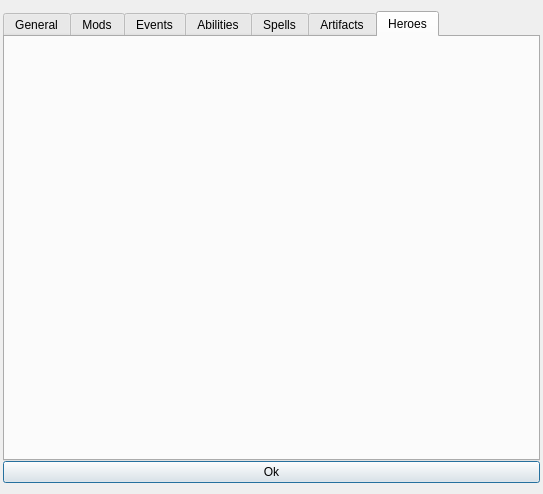
<?xml version="1.0" encoding="UTF-8"?>
<ui version="4.0">
 <class>MapSettings</class>
 <widget class="QDialog" name="MapSettings">
  <property name="windowModality">
   <enum>Qt::WindowModality::ApplicationModal</enum>
  </property>
  <property name="geometry">
   <rect>
    <x>0</x>
    <y>0</y>
    <width>543</width>
    <height>494</height>
   </rect>
  </property>
  <property name="sizePolicy">
   <sizepolicy hsizetype="MinimumExpanding" vsizetype="MinimumExpanding">
    <horstretch>0</horstretch>
    <verstretch>0</verstretch>
   </sizepolicy>
  </property>
  <property name="windowTitle">
   <string>Map settings</string>
  </property>
  <layout class="QVBoxLayout" name="verticalLayout_16">
   <property name="spacing">
    <number>0</number>
   </property>
   <property name="leftMargin">
    <number>3</number>
   </property>
   <property name="rightMargin">
    <number>3</number>
   </property>
   <item>
    <widget class="QTabWidget" name="tabWidget">
     <property name="currentIndex">
      <number>6</number>
     </property>
     <widget class="QWidget" name="tab">
      <attribute name="title">
       <string>General</string>
      </attribute>
      <layout class="QVBoxLayout" name="verticalLayout">
       <property name="leftMargin">
        <number>12</number>
       </property>
       <property name="rightMargin">
        <number>12</number>
       </property>
       <property name="bottomMargin">
        <number>3</number>
       </property>
       <item>
        <widget class="GeneralSettings" name="general" native="true"/>
       </item>
      </layout>
     </widget>
     <widget class="QWidget" name="tab_9">
      <attribute name="title">
       <string>Mods</string>
      </attribute>
      <layout class="QVBoxLayout" name="verticalLayout_8">
       <property name="leftMargin">
        <number>12</number>
       </property>
       <property name="rightMargin">
        <number>12</number>
       </property>
       <property name="bottomMargin">
        <number>3</number>
       </property>
       <item>
        <widget class="ModSettings" name="mods" native="true"/>
       </item>
      </layout>
     </widget>
     <widget class="QWidget" name="tab_6">
      <attribute name="title">
       <string>Events</string>
      </attribute>
      <layout class="QVBoxLayout" name="verticalLayout_6">
       <property name="leftMargin">
        <number>0</number>
       </property>
       <property name="rightMargin">
        <number>0</number>
       </property>
       <property name="bottomMargin">
        <number>0</number>
       </property>
       <item>
        <widget class="QTabWidget" name="tabWidget_2">
         <property name="currentIndex">
          <number>0</number>
         </property>
         <widget class="QWidget" name="tab_7">
          <attribute name="title">
           <string>Victory</string>
          </attribute>
          <layout class="QVBoxLayout" name="verticalLayout_7">
           <property name="leftMargin">
            <number>12</number>
           </property>
           <property name="rightMargin">
            <number>12</number>
           </property>
           <property name="bottomMargin">
            <number>12</number>
           </property>
           <item>
            <widget class="VictoryConditions" name="victory" native="true"/>
           </item>
          </layout>
         </widget>
         <widget class="QWidget" name="tab_8">
          <attribute name="title">
           <string>Loss</string>
          </attribute>
          <layout class="QVBoxLayout" name="verticalLayout_10">
           <property name="leftMargin">
            <number>12</number>
           </property>
           <property name="rightMargin">
            <number>12</number>
           </property>
           <property name="bottomMargin">
            <number>12</number>
           </property>
           <item>
            <widget class="LoseConditions" name="lose" native="true"/>
           </item>
          </layout>
         </widget>
         <widget class="QWidget" name="tab_10">
          <attribute name="title">
           <string>Timed</string>
          </attribute>
          <layout class="QVBoxLayout" name="verticalLayout_15">
           <property name="leftMargin">
            <number>12</number>
           </property>
           <property name="rightMargin">
            <number>12</number>
           </property>
           <property name="bottomMargin">
            <number>12</number>
           </property>
           <item>
            <widget class="EventSettings" name="events" native="true"/>
           </item>
          </layout>
         </widget>
         <widget class="QWidget" name="tab_11">
          <attribute name="title">
           <string>Rumors</string>
          </attribute>
          <layout class="QVBoxLayout" name="verticalLayout_9">
           <property name="leftMargin">
            <number>12</number>
           </property>
           <property name="rightMargin">
            <number>12</number>
           </property>
           <property name="bottomMargin">
            <number>12</number>
           </property>
           <item>
            <widget class="RumorSettings" name="rumors" native="true"/>
           </item>
          </layout>
         </widget>
        </widget>
       </item>
      </layout>
     </widget>
     <widget class="QWidget" name="tab_2">
      <attribute name="title">
       <string>Abilities</string>
      </attribute>
      <layout class="QVBoxLayout" name="verticalLayout_2">
       <property name="leftMargin">
        <number>12</number>
       </property>
       <property name="rightMargin">
        <number>12</number>
       </property>
       <property name="bottomMargin">
        <number>12</number>
       </property>
       <item>
        <widget class="QListWidget" name="listAbilities">
         <property name="horizontalScrollMode">
          <enum>QAbstractItemView::ScrollMode::ScrollPerItem</enum>
         </property>
         <property name="isWrapping" stdset="0">
          <bool>true</bool>
         </property>
         <property name="resizeMode">
          <enum>QListView::ResizeMode::Adjust</enum>
         </property>
         <property name="layoutMode">
          <enum>QListView::LayoutMode::Batched</enum>
         </property>
         <property name="batchSize">
          <number>30</number>
         </property>
        </widget>
       </item>
      </layout>
     </widget>
     <widget class="QWidget" name="tab_3">
      <attribute name="title">
       <string>Spells</string>
      </attribute>
      <layout class="QVBoxLayout" name="verticalLayout_3">
       <property name="leftMargin">
        <number>12</number>
       </property>
       <property name="rightMargin">
        <number>12</number>
       </property>
       <property name="bottomMargin">
        <number>12</number>
       </property>
       <item>
        <widget class="QListWidget" name="listSpells">
         <property name="editTriggers">
          <set>QAbstractItemView::EditTrigger::NoEditTriggers</set>
         </property>
         <property name="horizontalScrollMode">
          <enum>QAbstractItemView::ScrollMode::ScrollPerItem</enum>
         </property>
         <property name="isWrapping" stdset="0">
          <bool>true</bool>
         </property>
         <property name="layoutMode">
          <enum>QListView::LayoutMode::Batched</enum>
         </property>
         <property name="batchSize">
          <number>30</number>
         </property>
        </widget>
       </item>
      </layout>
     </widget>
     <widget class="QWidget" name="tab_4">
      <attribute name="title">
       <string>Artifacts</string>
      </attribute>
      <layout class="QVBoxLayout" name="verticalLayout_4">
       <property name="leftMargin">
        <number>12</number>
       </property>
       <property name="rightMargin">
        <number>12</number>
       </property>
       <property name="bottomMargin">
        <number>12</number>
       </property>
       <item>
        <widget class="QListWidget" name="listArts">
         <property name="editTriggers">
          <set>QAbstractItemView::EditTrigger::NoEditTriggers</set>
         </property>
         <property name="horizontalScrollMode">
          <enum>QAbstractItemView::ScrollMode::ScrollPerItem</enum>
         </property>
         <property name="isWrapping" stdset="0">
          <bool>true</bool>
         </property>
         <property name="layoutMode">
          <enum>QListView::LayoutMode::Batched</enum>
         </property>
         <property name="batchSize">
          <number>30</number>
         </property>
        </widget>
       </item>
      </layout>
     </widget>
     <widget class="QWidget" name="tab_5">
      <attribute name="title">
       <string>Heroes</string>
      </attribute>
      <layout class="QVBoxLayout" name="verticalLayout_5">
       <property name="leftMargin">
        <number>12</number>
       </property>
       <property name="rightMargin">
        <number>12</number>
       </property>
       <property name="bottomMargin">
        <number>12</number>
       </property>
       <item>
        <widget class="HeroesSettings" name="heroes" native="true"/>
       </item>
      </layout>
     </widget>
    </widget>
   </item>
   <item>
    <widget class="QPushButton" name="pushButton">
     <property name="text">
      <string>Ok</string>
     </property>
    </widget>
   </item>
  </layout>
 </widget>
 <customwidgets>
  <customwidget>
   <class>GeneralSettings</class>
   <extends>QWidget</extends>
   <header>mapsettings/generalsettings.h</header>
   <container>1</container>
  </customwidget>
  <customwidget>
   <class>HeroesSettings</class>
   <extends>QWidget</extends>
   <header>mapsettings/heroessettings.h</header>
   <container>1</container>
  </customwidget>
  <customwidget>
   <class>ModSettings</class>
   <extends>QWidget</extends>
   <header>mapsettings/modsettings.h</header>
   <container>1</container>
  </customwidget>
  <customwidget>
   <class>VictoryConditions</class>
   <extends>QWidget</extends>
   <header>mapsettings/victoryconditions.h</header>
   <container>1</container>
  </customwidget>
  <customwidget>
   <class>LoseConditions</class>
   <extends>QWidget</extends>
   <header>mapsettings/loseconditions.h</header>
   <container>1</container>
  </customwidget>
  <customwidget>
   <class>EventSettings</class>
   <extends>QWidget</extends>
   <header>mapsettings/eventsettings.h</header>
   <container>1</container>
  </customwidget>
  <customwidget>
   <class>RumorSettings</class>
   <extends>QWidget</extends>
   <header>mapsettings/rumorsettings.h</header>
   <container>1</container>
  </customwidget>
 </customwidgets>
 <resources/>
 <connections/>
</ui>
